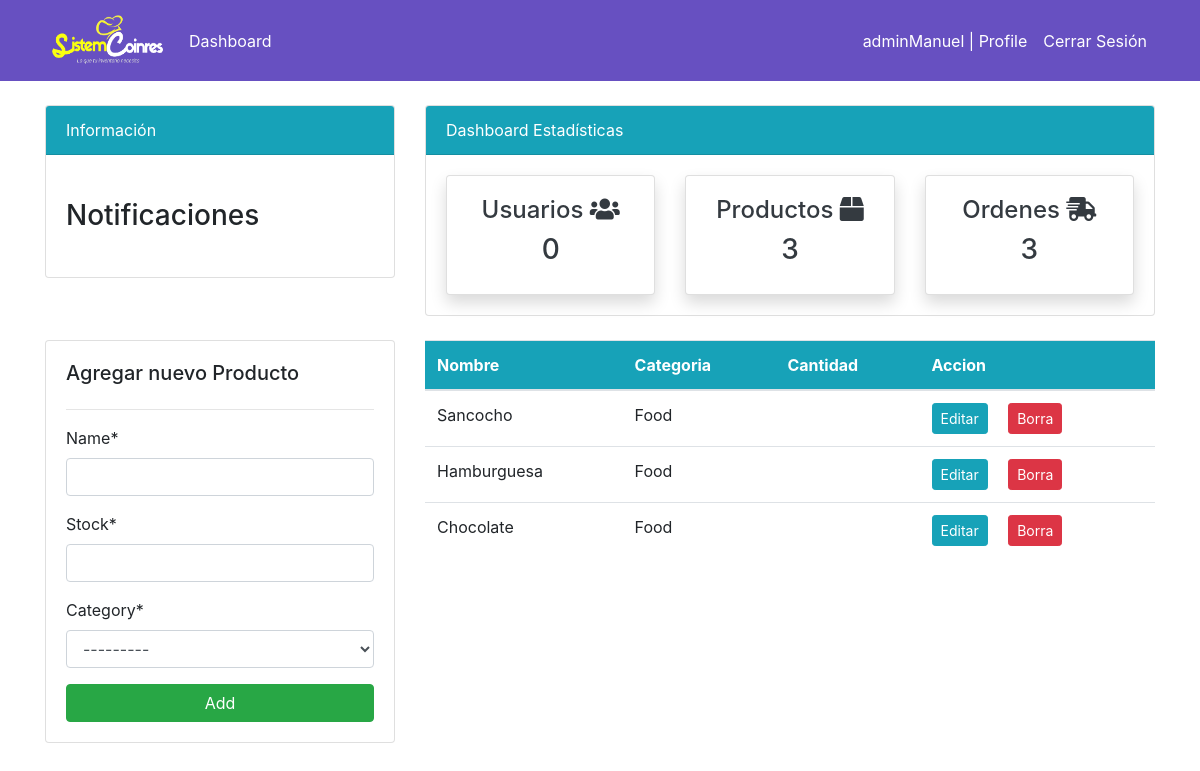
The page /products/ (signed in) on the database its author committed.
### dashboard/models.py (models this page shows, shortened)
class Product(models.Model):
    name = models.CharField(max_length=100, null=True)
    stock = models.PositiveIntegerField(null=True)  # Se cambia 'quantity' a 'stock'
    category = models.CharField(max_length=50, choices=CATEGORY, null=True)

### dashboard/views.py (the view)
# urls.py: path('products/', views.products, name='dashboard-products'),
@login_required(login_url='user-login')
def products(request):
    product = Product.objects.all()
    product_count = product.count()
    customer = User.objects.filter(groups=2)
    customer_count = customer.count()
    order = Order.objects.all()
    order_count = order.count()
    product_quantity = Product.objects.filter(name='')
    if request.method == 'POST':
        form = ProductForm(request.POST)
        if form.is_valid():
            form.save()
            product_name = form.cleaned_data.get('name')
            messages.success(request, f'{product_name} has been added')
            return redirect('dashboard-products')
    else:
        form = ProductForm()
    context = {
        'product': product,
        'form': form,
        'customer_count': customer_count,
        'product_count': product_count,
        'order_count': order_count,
    }
    return render(request, 'dashboard/products.html', context)

### dashboard/forms.py
class ProductForm(forms.ModelForm):
    class Meta:
        model = Product
        fields = '__all__'

### templates/dashboard/products.html (shortened to what this page needs)
{% extends 'partials/base.html' %}
{% load crispy_forms_tags %}
{% block content %}
{% include 'partials/topside.html' %}
<div class="row my-4">
    <div class="col-md-4">
        <div class="card card-body">
            <h5>Agregar nuevo Producto</h5>
            <hr>
            <form method="POST">
                {{ form|crispy }}
                <input class="btn btn-success btn-block" type="submit" value="Add">
            </form>
        </div>
    </div>
    <div class="col-md-8">
        <table class="table bg-white">
            <thead class="bg-info text-white">
                <tr>
                    <th scope="col">Nombre</th>
                    <th scope="col">Categoria</th>
                    <th scope="col">Cantidad</th>
                    <th scope="col">Accion</th>
                </tr>
            </thead>
            <tbody>
                {% for product in product %}
                <tr>
                    <td>{{ product.name }}</td>
                    <td>{{ product.category }}</td>
                    <td>{{ product.quantity }}</td>
                    <td>
                        <a class="btn btn-info btn-sm mr-2"
                            href="{% url 'dashboard-products-edit' product.id %}">Editar</a>
                        <a class="btn btn-danger btn-sm ml-2"
                            href="{% url 'dashboard-products-delete' product.id %}">Borra</a>
                    </td>
                </tr>
                {% endfor %}
            </tbody>
        </table>
    </div>
</div>
{% endblock %}

### templates/partials/nav.html (shortened to what this page needs)
{% load static %}
<nav class="navbar navbar-expand-lg" style="background-color:rgb(103, 80, 193);">
    <div class="container">
        <a class="navbar-brand text-white" href="{% url 'welcome' %}">
            <img src="{% static 'img/logoimage.png' %}" alt="Logo" width="120px" height="55px" class="d-inline-block align-top">
        </a>
        <div class="collapse navbar-collapse" id="navbarSupportedContent">
            {% if user.is_authenticated %}
            <ul class="navbar-nav mr-auto">
                <li class="nav-item active">
                    <a class="nav-link text-white" href="{% url 'dashboard-index' %}">Dashboard</a>
                </li>
            </ul>
            <ul class="navbar-nav ml-auto">
                <li class="nav-item active">
                    <a class="nav-link text-white" href="{% url 'user-profile' %}">{{ user.username }} | Profile</a>
                </li>
                <li class="nav-item">
                    <form method="post" action="{% url 'user-logout' %}" class="d-inline">
                        <button type="submit" class="btn btn-link nav-link text-white" style="border: none; background: none;">
                            Cerrar Sesión
                        </button>
                    </form>
                </li>
            </ul>
            {% endif %}
        </div>
    </div>
</nav>

### rows shown on the page
Product: name "Sancocho", category "Food"
Product: name "Hamburguesa", category "Food"
Product: name "Chocolate", category "Food"

### other values the page prints
{{ user.username }} "adminManuel"
{{ customer_count }} "0"
{{ product_count }} "3"
{{ order_count }} "3"
